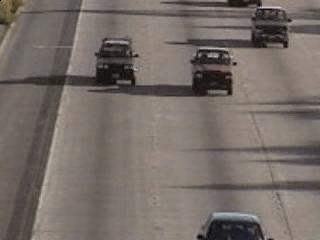
#> input picture 7/HighwayI/HighwayI_000007.png, 320 x 240 px, given in place of sbi001.png, which was not available
$ jupyter execute --allow-errors chapter7.ipynb
#> lines starting #> are read from the running program, lines starting #| are printed output that depends on the picture; pictures that were not available may be replaced by others from this repository, and a replacement may not be noted
[cell 1]
import cv2
import numpy as np
import matplotlib.pyplot as plt

[cell 2]
# 画像ファイルの読み込み
image = cv2.imread("sbi/sbi001.png")
#> image is the input picture: shape (240, 320, 3); mean B, G, R 103.9, 109, 118.4

# BGRからRGBに変換
image_rgb = cv2.cvtColor(image, cv2.COLOR_BGR2RGB)

# 画像の表示
plt.imshow(image_rgb)

[cell 3]
template_rgb = image_rgb[18:43, 26:51]
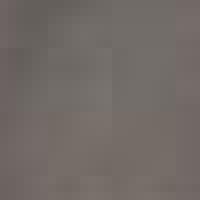
#> template_rgb: shape (25, 25, 3) (shown 8 times larger); mean R, G, B 113.4, 106, 102.3

print(template_rgb.shape)
#| (25, 25, 3)

# 画像の表示
plt.imshow(template_rgb)

# RGBからBGRに変換
template_bgr = cv2.cvtColor(template_rgb, cv2.COLOR_BGR2RGB)

cv2.imwrite("template.png", template_bgr)
#> Out = True

[cell 4]
# 画像ファイルの読み込み
template = cv2.imread("template.png")

# BGRからRGBに変換
template_rgb = cv2.cvtColor(template, cv2.COLOR_BGR2RGB)

# 画像の表示
plt.imshow(template_rgb)

[cell 5]
# 画像とテンプレートのサイズを取得
image_height, image_width, _ = image_rgb.shape
#> image_height = 240; image_width = 320
template_height, template_width, _ = template_rgb.shape
#> template_height = 25; template_width = 25

# 最も一致する位置とスコアを格納する変数を初期化
min_se = float("inf")
best_x = 0
best_y = 0

# テンプレートマッチングの繰り返し計算
for y in range(image_height - template_height + 1):
    for x in range(image_width - template_width + 1):

        # 部分領域の切り取り
        region = image_rgb[y:y + template_height, x:x + template_width]

        # 各チャネルで平方和を算出
        se_r = np.sum((region[:, :, 0] - template_rgb[:, :, 0]) ** 2)  # Rチャンネル
        se_g = np.sum((region[:, :, 1] - template_rgb[:, :, 1]) ** 2)  # Gチャンネル
        se_b = np.sum((region[:, :, 2] - template_rgb[:, :, 2]) ** 2)  # Bチャンネル

        # 全チャンネルの平方和を合算
        se = (se_r + se_g + se_b)

        # 最大スコアとその位置を更新
        if se < min_se:
            min_se = se
            best_x, best_y = x, y
#> after the loop, best_x = 26; best_y = 18; min_se = 0

# 結果の確認のため、最も一致する位置に矩形を描画
result_image = image_rgb.copy()
cv2.rectangle(result_image, (best_x, best_y), (best_x + template_width, best_y + template_height), (0, 0, 255))
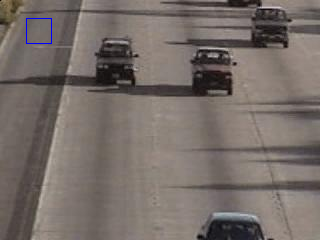
#> result_image: shape (240, 320, 3); mean R, G, B 118.3, 108.9, 104.1

# 結果を表示
plt.imshow(result_image)

[cell 6]
# 画像とテンプレートのサイズを取得
image_height, image_width, _ = image_rgb.shape
template_height, template_width, _ = template_rgb.shape

# テンプレートマッチングを実行
result = cv2.matchTemplate(image_rgb, template_rgb, cv2.TM_SQDIFF)
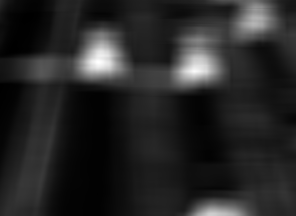
#> result: shape (216, 296) float32; min 0, max 10239848, mean 1560392.1; drawn with min black and max white

# 最小のスコアとその位置を取得
min_val, max_val, min_loc, max_loc = cv2.minMaxLoc(result)
#> min_val = 0; max_val = 10239848; min_loc = (26, 18); max_loc = (98, 62)

# 最も一致する位置（最小のMSEスコアの位置）
best_x, best_y = min_loc

# 結果の確認のため、最も一致する位置に矩形を描画
result_image = image_rgb.copy()
cv2.rectangle(result_image, (best_x, best_y), (best_x + template_width, best_y + template_height), (0, 0, 255))

# 結果を表示
plt.imshow(result_image)

[cell 7]
# 画像ファイルの読み込み
image = cv2.imread("sbi/sbi160.png")
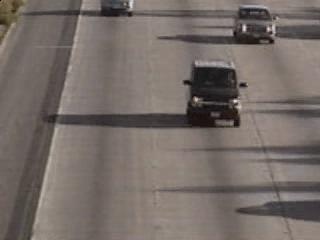
#> input picture 7/HighwayI/HighwayI_000021.png, 320 x 240 px, given in place of sbi160.png, which was not available
#> image is the input picture: shape (240, 320, 3); mean B, G, R 103.1, 108, 117.5

# BGRからRGBに変換
image_rgb = cv2.cvtColor(image, cv2.COLOR_BGR2RGB)

# 画像とテンプレートのサイズを取得
image_height, image_width, _ = image_rgb.shape
template_height, template_width, _ = template_rgb.shape

# テンプレートマッチングを実行
result = cv2.matchTemplate(image_rgb, template_rgb, cv2.TM_SQDIFF)
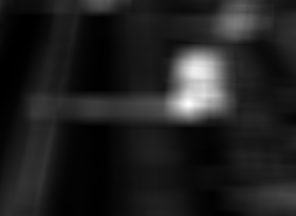
#> result: shape (216, 296) float32; min 18717, max 11351063, mean 1478658.1; drawn with min black and max white

# 最小のスコアとその位置を取得
min_val, max_val, min_loc, max_loc = cv2.minMaxLoc(result)
#> min_val = 18717; max_val = 11351063; min_loc = (0, 83); max_loc = (188, 103)

# 最も一致する位置（最小のMSEスコアの位置）
best_x, best_y = min_loc
#> best_x = 0; best_y = 83

# 結果の確認のため、最も一致する位置に矩形を描画
result_image = image_rgb.copy()
cv2.rectangle(result_image, (best_x, best_y), (best_x + template_width, best_y + template_height), (0, 0, 255))
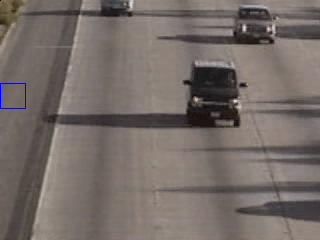
#> result_image: shape (240, 320, 3); mean R, G, B 117.3, 107.9, 103.3

# 結果を表示
plt.imshow(result_image)

[cell 8]
# 画像を読み込み
image = cv2.imread("sbi/sbi001.png")
image_gray = cv2.cvtColor(image, cv2.COLOR_BGR2GRAY)
plt.imshow(image_gray, cmap="gray")

[cell 9]
# 背景画像を読み込み
background = cv2.imread("sbi/background.png")
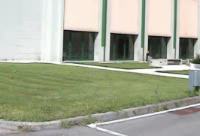
#> input picture sbi/background.png, 200 x 136 px, found by its file name
#> background is the input picture: shape (136, 200, 3); mean B, G, R 150, 169.7, 165.7
background_gray = cv2.cvtColor(background, cv2.COLOR_BGR2GRAY)
plt.imshow(background_gray, cmap="gray")

[cell 10]
# 画像のサイズを取得
height, width = image_gray.shape
#> height = 240; width = 320

# 背景差分の結果を保存する空の配列を作成
foreground_mask = np.zeros_like(image_gray)

# 各ピクセルごとに背景差分を計算
threshold = 30  # 適切な閾値を設定
#> (the rest of this cell did not finish here and is left out)

[cell 11]
# カーネルの作成
kernel = np.ones((3, 3), np.uint8)

# 閉演算（ダイレーション + エロージョン）
foreground_mask = cv2.morphologyEx(foreground_mask, cv2.MORPH_CLOSE, kernel, iterations=2)

# 開演算（エロージョン + ダイレーション）
foreground_mask = cv2.morphologyEx(foreground_mask, cv2.MORPH_OPEN, kernel, iterations=2)

# 結果を表示
plt.imshow(foreground_mask, cmap="gray")
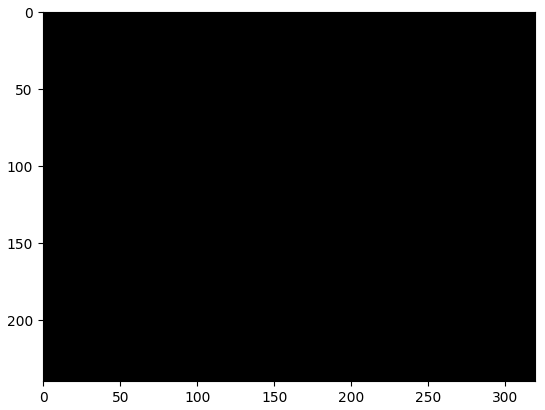
#> figure drawn by matplotlib, 1 panel

[cell 12]
# BGRからRGBに変換
image_rgb = cv2.cvtColor(image, cv2.COLOR_BGR2RGB)

# 前景マスクをバイナリに変換
_, binary_mask = cv2.threshold(foreground_mask, 127, 255, cv2.THRESH_BINARY)
#> foreground_mask: shape (240, 320); every value is 0

# 元の画像とマスクを利用して前景のみを抽出
foreground = cv2.bitwise_and(image_rgb, image_rgb, mask=binary_mask)
#> foreground: shape (240, 320, 3); every value is 0

# 結果を表示
plt.imshow(foreground)

#> (a cell that did not finish here is left out)

[cell 14]
# 画像を読み込み
image_1 = cv2.imread("sbi/sbi170.png")
image_1_gray = cv2.cvtColor(image_1, cv2.COLOR_BGR2GRAY)
image_2 = cv2.imread("sbi/sbi180.png")
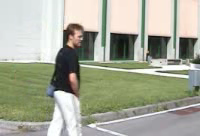
#> input picture 7/sbi/sbi180.png, 200 x 136 px
#> image_2 is the input picture: shape (136, 200, 3); mean B, G, R 152.9, 169.7, 166.9
image_2_gray = cv2.cvtColor(image_2, cv2.COLOR_BGR2GRAY)
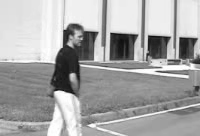
#> image_2_gray: shape (136, 200); min 8, max 255, mean 167
image_3 = cv2.imread("sbi/sbi190.png")
#> (the rest of this cell did not finish here and is left out)
